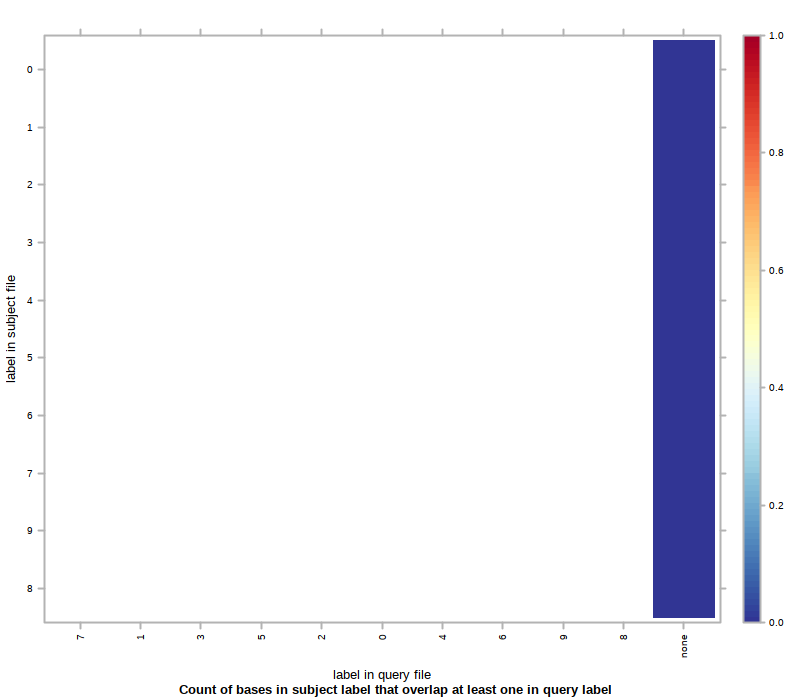

The script that drew this image:
#!/usr/bin/env Rscript
## transcript produced by Segtools 1.1.14

segtools.r.dirname <-
  system2("python",
          c("-c", "'import segtools; print segtools.get_r_dirname()'"),
          stdout = TRUE)

source(file.path(segtools.r.dirname, 'common.R'))
source(file.path(segtools.r.dirname, 'overlap.R'))
save.overlap.performance('./seg34r5/overlap-ordered', 'overlap.performance', './seg34r5/overlap-ordered/overlap.tab', row.normalize = 'FALSE', mnemonic_file = './seg34r5/overlap-direct/mnemonics1_new.txt', clobber = FALSE, col_mnemonic_file = './seg34r5/overlap-direct/mnemonics2_new.txt')
save.overlap.heatmap('./seg34r5/overlap-ordered', 'overlap', './seg34r5/overlap-ordered/overlap.tab', clobber = FALSE, col_mnemonic_file = './seg34r5/overlap-direct/mnemonics2_new.txt', cluster = FALSE, max_contrast = FALSE, row.normalize = 'FALSE', mnemonic_file = './seg34r5/overlap-direct/mnemonics1_new.txt')
